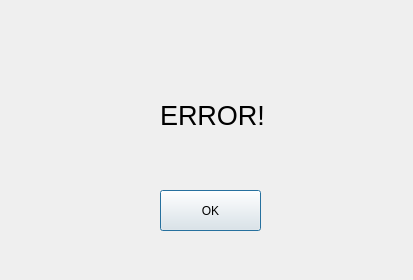
<?xml version="1.0" encoding="UTF-8"?>
<ui version="4.0">
 <class>error_Dialog</class>
 <widget class="QDialog" name="error_Dialog">
  <property name="geometry">
   <rect>
    <x>0</x>
    <y>0</y>
    <width>413</width>
    <height>280</height>
   </rect>
  </property>
  <property name="windowTitle">
   <string>Dialog</string>
  </property>
  <widget class="QLabel" name="label">
   <property name="geometry">
    <rect>
     <x>160</x>
     <y>70</y>
     <width>121</width>
     <height>91</height>
    </rect>
   </property>
   <property name="font">
    <font>
     <pointsize>20</pointsize>
    </font>
   </property>
   <property name="text">
    <string>ERROR!</string>
   </property>
  </widget>
  <widget class="QPushButton" name="pushButton">
   <property name="geometry">
    <rect>
     <x>160</x>
     <y>190</y>
     <width>101</width>
     <height>41</height>
    </rect>
   </property>
   <property name="text">
    <string>OK</string>
   </property>
  </widget>
 </widget>
 <resources/>
 <connections/>
</ui>
